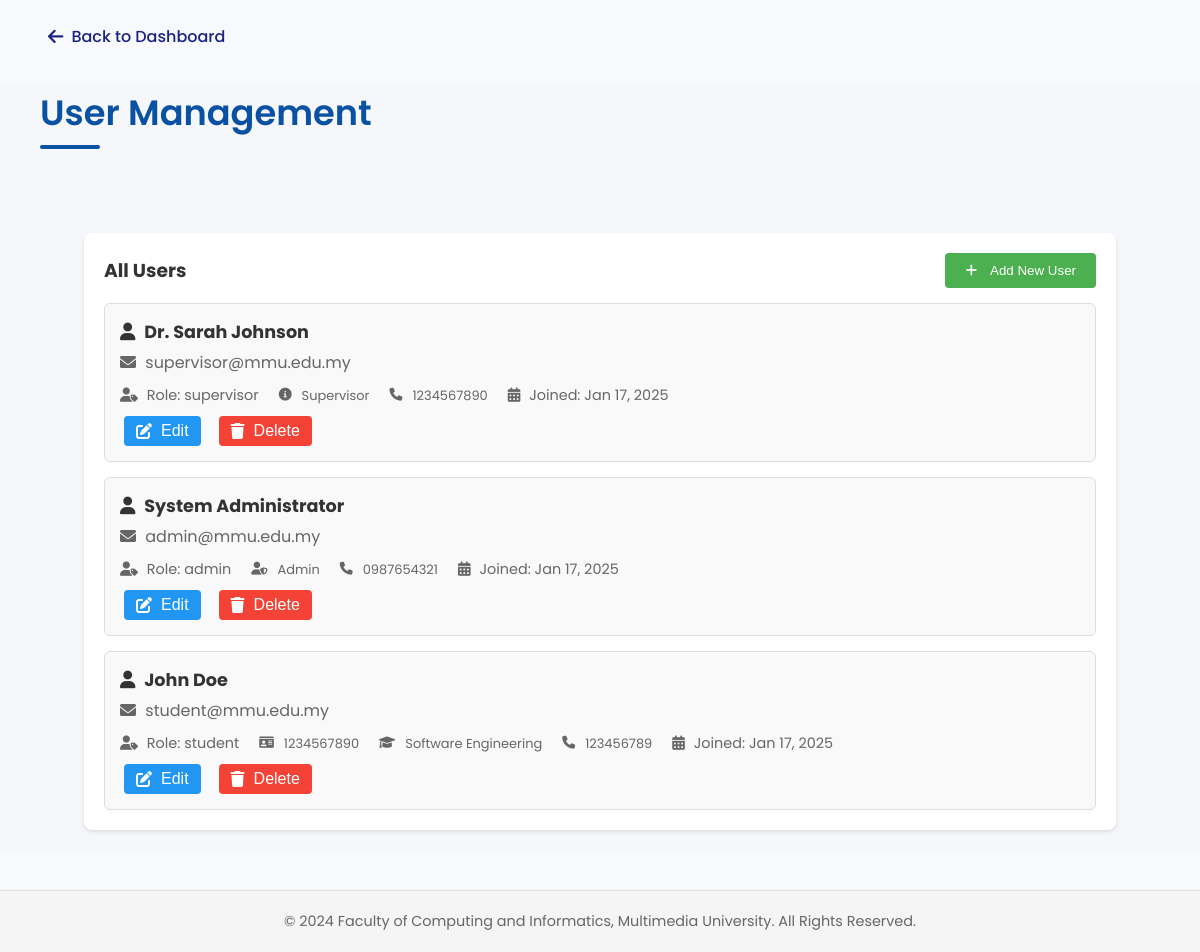
The app's page /pages/admin-dashboard/manage-users.php (signed in), older data.
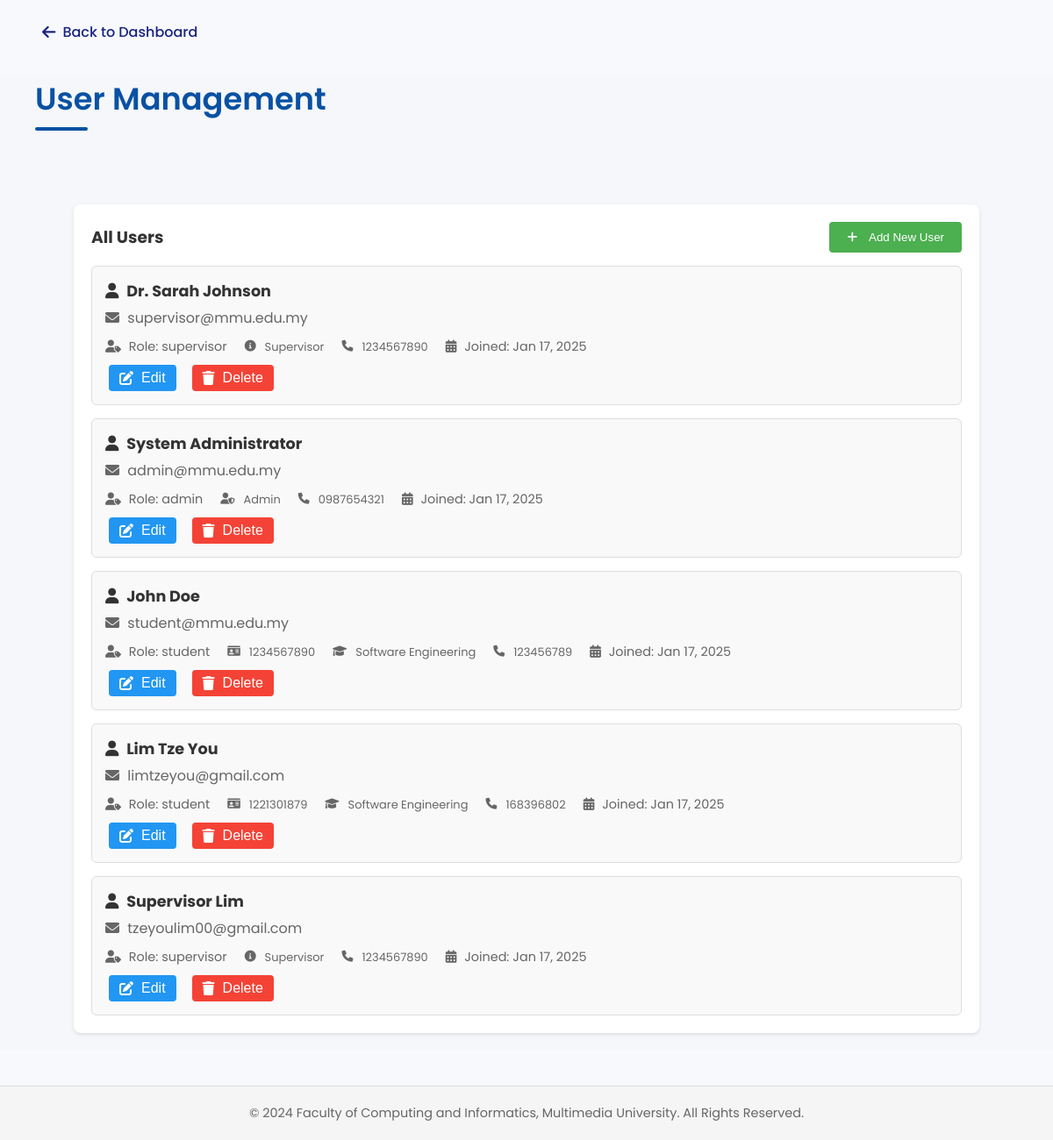
The same page, newer data.
### pages/admin-dashboard/fetch-users.php (called while the page is built, shortened)
<?php
function getAllUsers() {
    $sql = "SELECT u.user_id, u.full_name, u.email, u.role, u.phone_number, u.created_at,
            CASE
                WHEN s.student_id IS NOT NULL THEN CONCAT(s.matric_number, ' (', s.course, ')')
                WHEN sv.supervisor_id IS NOT NULL THEN 'Supervisor'
                WHEN a.admin_id IS NOT NULL THEN 'Admin'
            END as additional_info,
            s.matric_number,
            s.course
            FROM users u
            LEFT JOIN students s ON u.user_id = s.student_id
            LEFT JOIN supervisors sv ON u.user_id = sv.supervisor_id
            LEFT JOIN admins a ON u.user_id = a.admin_id
            ORDER BY u.created_at DESC";
    $conn = OpenCon();
    $result = mysqli_query($conn, $sql);
    return $result;
}
?>

### pages/admin-dashboard/manage-users.php (the view, shortened to what this page needs)
<?php
require_once "./fetch-users.php";
?>
<!DOCTYPE html>
<html lang="en">
<head>
    <link rel="stylesheet" href="../../index.css">
    <link rel="stylesheet" href="./admin-dashboard-page.css">
    <link href="https://cdnjs.cloudflare.com/ajax/libs/font-awesome/6.0.0/css/all.min.css" rel="stylesheet">
</head>
<body>
    <div class="back-button">
        <a href="./admin-dashboard-page.php" title="Back to Dashboard">
            <i class="fas fa-arrow-left"></i> Back to Dashboard
        </a>
    </div>
    <div class="section">
        <h2>User Management</h2>
        <div class="dashboard-container">
            <div class="action-panel">
                <div class="panel-header">
                    <h3>All Users</h3>
                    <button class="new-user-btn" id="newUserBtn">
                        <i class="fas fa-plus"></i> Add New User
                    </button>
                </div>
                <div class="users-list">
                    <?php
                        $result = getAllUsers();
                        while ($row = $result->fetch_assoc()) {
                            echo "<div class='user-item'>";
                            echo "<div class='user-header'>";
                            echo "<h4 class='username'><i class='fas fa-user'></i> ".$row['full_name']."</h4>";
                            echo "<p class='user-email'><i class='fas fa-envelope'></i> ".$row['email']."</p>";
                            echo "</div>";
                            echo "<div class='user-details'>";
                            echo "<span class='user-role'><i class='fas fa-user-tag'></i> Role: ".$row['role']."</span>";
                            if ($row['role'] === 'student') {
                                echo "<span class='user-info'><i class='fas fa-id-card'></i> ".$row['matric_number']."</span>";
                                echo "<span class='user-info'><i class='fas fa-graduation-cap'></i> ".$row['course']."</span>";
                            } elseif ($row['additional_info']) {
                                $icon = $row['role'] === 'supervisor' ? 'fa-info-circle' : 'fa-user-shield';
                                echo "<span class='user-info'><i class='fas ".$icon."'></i> ".$row['additional_info']."</span>";
                            }
                            echo "<span class='user-phone'><i class='fas fa-phone'></i> ".$row['phone_number']."</span>";
                            echo "<span class='user-date'><i class='fas fa-calendar-alt'></i> Joined: ".date('M d, Y', strtotime($row['created_at']))."</span>";
                            echo "</div>";
                            echo "<div class='user-actions'>";
                            echo "<button class='edit-btn' data-userid='".$row['user_id']."'><i class='fas fa-edit'></i> Edit</button>";
                            echo "<button class='delete-btn' data-userid='".$row['user_id']."'><i class='fas fa-trash'></i> Delete</button>";
                            echo "</div>";
                            echo "</div>";
                        }
                    ?>
                </div>
            </div>
        </div>
    </div>
    <footer>
        <p>&copy; 2024 Faculty of Computing and Informatics, Multimedia University. All Rights Reserved.</p>
    </footer>
</body>
</html>

### index.css (style rules this page uses)
body { font-family: 'Poppins', sans-serif; margin: 0; padding: 0; min-height: 100vh; background-color: #F7F9FC; }
.action-panel { background: white; padding: 1.5rem; border-radius: 12px; margin: 1.5rem; box-shadow: 0 4px 6px rgba(37, 99, 235, 0.1); margin-bottom: 2rem; transition: transform 0.3s ease, box-shadow 0.3s ease; }
.action-panel h3 { color: #2c3e50; margin-bottom: 1rem; }
footer { text-align: center; padding: 20px; margin-top: 40px; background-color: #f5f5f5; border-top: 1px solid #e0e0e0; }
footer p { margin: 0; color: #666; font-size: 0.9rem; }

### pages/admin-dashboard/admin-dashboard-page.css (style rules this page uses)
.section { padding: 0rem 2.5rem; margin-top: 0px; background-color: #f5f7fa; min-height: calc(100vh - 70px); }
h2 { color: #0951a3; margin-bottom: 2.5rem; font-size: 2.2rem; font-weight: 600; position: relative; padding-bottom: 10px; }
h2:after { content: ''; position: absolute; bottom: 0; left: 0; width: 60px; height: 4px; background: #0951a3; border-radius: 2px; }
.action-panel { background: #fff; border-radius: 8px; box-shadow: 0 2px 4px rgba(0, 0, 0, 0.1); padding: 20px; margin-bottom: 30px; }
.panel-header { display: flex; justify-content: space-between; align-items: center; margin-bottom: 15px; }
.panel-header h3 { margin: 0; color: #333; }
.new-user-btn { background-color: #4CAF50; color: white; border: none; padding: 10px 20px; border-radius: 4px; cursor: pointer; display: flex; align-items: center; gap: 8px; }
.users-list { display: flex; flex-direction: column; gap: 15px; }
.user-item { border: 1px solid #ddd; border-radius: 6px; padding: 15px; background-color: #f9f9f9; }
.user-header { margin-bottom: 10px; }
.username { font-size: 1.1em; margin: 0; color: #333; }
.user-email { margin: 5px 0; color: #666; }
.user-details { display: flex; gap: 20px; margin-bottom: 10px; color: #666; font-size: 0.9em; }
.user-actions { display: flex; gap: 10px; }
.edit-btn, .delete-btn { padding: 6px 12px; border: none; border-radius: 4px; cursor: pointer; display: flex; align-items: center; gap: 5px; }
.edit-btn { background-color: #2196F3; color: white; }
.delete-btn { background-color: #f44336; color: white; }
.fas { margin-right: 5px; }
:root { --primary-color: #2563eb; --background-color: #f0f7ff; --text-primary: #333333; --accent-color: #3b82f6; --success-color: #10b981; --warning-color: #f59e0b; --danger-color: #ef4444; --info-color: #06b6d4; }
footer { text-align: center; padding: 20px; margin-top: 40px; background-color: #f5f5f5; border-top: 1px solid #e0e0e0; }
footer p { margin: 0; color: #666; font-size: 0.9rem; }
.dashboard-container { padding: 20px; max-width: 1200px; margin: 0 auto; }
.user-info { display: flex; align-items: center; gap: 5px; color: #666; font-size: 0.9em; }
.user-phone { display: flex; align-items: center; gap: 5px; color: #666; font-size: 0.9em; }
.edit-btn, .delete-btn { display: flex; align-items: center; gap: 4px; padding: 6px 12px; border: none; border-radius: 4px; cursor: pointer; font-size: 1rem; transition: all 0.2s ease; }
.edit-btn { background-color: #0066cc; color: white; }
.edit-btn, .delete-btn { padding: 6px 12px; margin: 0 4px; border: none; border-radius: 4px; cursor: pointer; color: white; }
.edit-btn { background-color: #2196F3; }
.delete-btn { background-color: #f44336; }
.action-panel:last-child { margin-bottom: 0; }
.back-button { margin: 1rem 0 0 2rem; }
.back-button a { display: inline-flex; align-items: center; text-decoration: none; color: #1a237e; font-weight: 500; padding: 0.5rem 1rem; border-radius: 6px; transition: all 0.2s ease; }
.back-button i { margin-right: 0.5rem; font-size: 1.1rem; }

Row changes from the older to the newer data that the page shows:
added students: student_id.full_name "Lim Tze You", student_id.email "limtzeyou@gmail.com", student_id.role "student", matric_number "1221301879", course "Software Engineering", student_id.phone_number "168396802", student_id.created_at "Jan 17, 2025"
added users: full_name "Supervisor Lim", email "tzeyoulim00@gmail.com", role "supervisor", additional_info "Supervisor", phone_number "1234567890", created_at "Jan 17, 2025"
